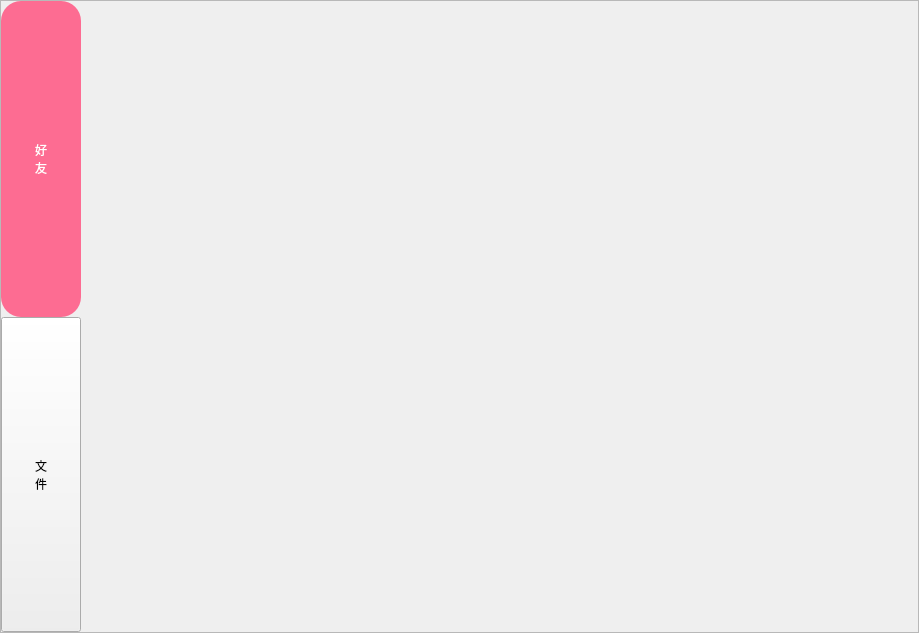
<?xml version="1.0" encoding="UTF-8"?>
<ui version="4.0">
 <class>Index</class>
 <widget class="QWidget" name="Index">
  <property name="geometry">
   <rect>
    <x>0</x>
    <y>0</y>
    <width>919</width>
    <height>633</height>
   </rect>
  </property>
  <property name="windowTitle">
   <string>Form</string>
  </property>
  <layout class="QGridLayout" name="gridLayout_2">
   <property name="leftMargin">
    <number>0</number>
   </property>
   <property name="topMargin">
    <number>0</number>
   </property>
   <property name="rightMargin">
    <number>0</number>
   </property>
   <property name="bottomMargin">
    <number>0</number>
   </property>
   <item row="0" column="0">
    <widget class="QFrame" name="frame_background">
     <property name="frameShape">
      <enum>QFrame::StyledPanel</enum>
     </property>
     <property name="frameShadow">
      <enum>QFrame::Raised</enum>
     </property>
     <layout class="QGridLayout" name="gridLayout">
      <property name="leftMargin">
       <number>0</number>
      </property>
      <property name="topMargin">
       <number>0</number>
      </property>
      <property name="rightMargin">
       <number>0</number>
      </property>
      <property name="bottomMargin">
       <number>0</number>
      </property>
      <item row="0" column="0">
       <layout class="QVBoxLayout" name="verticalLayout">
        <property name="spacing">
         <number>0</number>
        </property>
        <item>
         <widget class="QPushButton" name="bnt_friend">
          <property name="sizePolicy">
           <sizepolicy hsizetype="Minimum" vsizetype="Expanding">
            <horstretch>0</horstretch>
            <verstretch>0</verstretch>
           </sizepolicy>
          </property>
          <property name="styleSheet">
           <string notr="true">/*按钮-登录*/
#bnt_friend{
    color:#ffffff;
    border: none;
    background-color:#fd6c92;
    border-radius: 20px;
	padding: 20px;
}
/*按钮-登录-鼠标悬停*/
#bnt_friend:hover{
    color:#ffffff;
    border: none;
    background-color:#fd4979;
    border-radius: 20px;
	padding: 20px;
}
/*按钮-登录-鼠标按下*/
#bnt_friend:pressed{
    color:#ffffff;
    border: none;
    background-color:#fd6c92;
    border-radius: 20px;
	padding: 20px;
}</string>
          </property>
          <property name="text">
           <string>好
友</string>
          </property>
         </widget>
        </item>
        <item>
         <widget class="QPushButton" name="bnt_file">
          <property name="sizePolicy">
           <sizepolicy hsizetype="Minimum" vsizetype="Expanding">
            <horstretch>0</horstretch>
            <verstretch>0</verstretch>
           </sizepolicy>
          </property>
          <property name="styleSheet">
           <string notr="true">/*按钮-登录*/
#bnt_file{
    color:#ffffff;
    border: none;
    background-color:#fd6c92;
    border-radius: 20px;
	padding: 20px;
}
/*按钮-鼠标悬停*/
#bnt_file:hover{
    color:#ffffff;
    border: none;
    background-color:#fd4979;
    border-radius: 20px;
	padding: 20px;
}
/*按钮-鼠标按下*/
#bnt_file:pressed{
    color:#ffffff;
    border: none;
    background-color:#fd6c92;
    border-radius: 20px;
	padding: 20px;
}</string>
          </property>
          <property name="text">
           <string>文
件</string>
          </property>
         </widget>
        </item>
       </layout>
      </item>
      <item row="0" column="1">
       <widget class="QStackedWidget" name="stackedWidget">
        <widget class="Friend" name="page_friend"/>
        <widget class="File" name="page_file"/>
       </widget>
      </item>
     </layout>
    </widget>
   </item>
  </layout>
 </widget>
 <customwidgets>
  <customwidget>
   <class>Friend</class>
   <extends>QWidget</extends>
   <header>friend.h</header>
   <container>1</container>
  </customwidget>
  <customwidget>
   <class>File</class>
   <extends>QWidget</extends>
   <header>file.h</header>
   <container>1</container>
  </customwidget>
 </customwidgets>
 <resources/>
 <connections/>
</ui>
